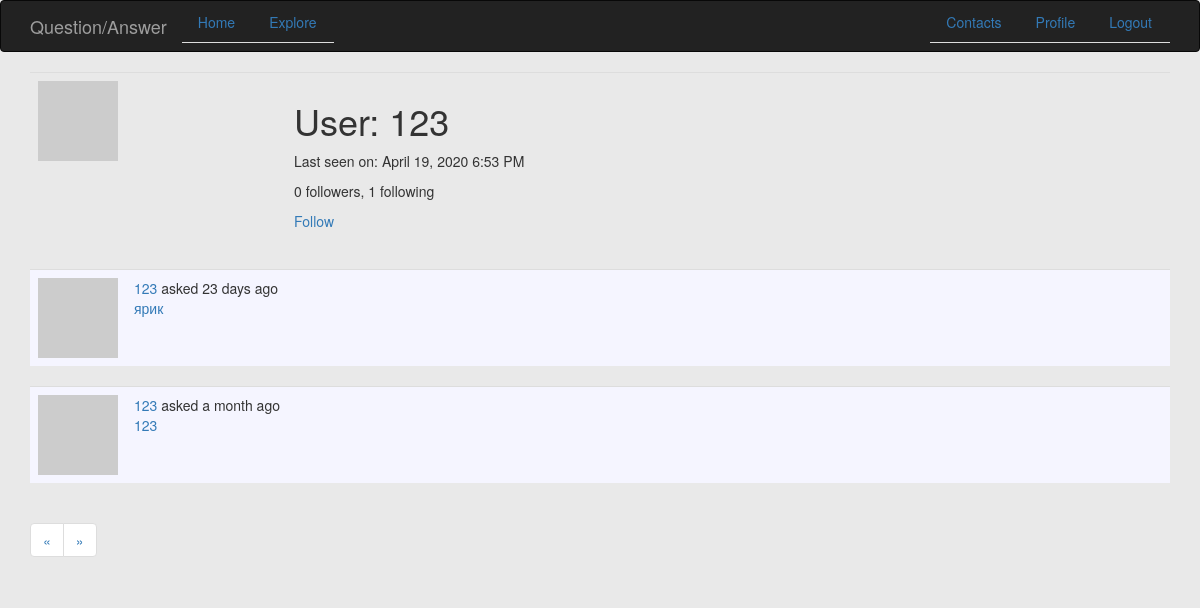
Before: /user/123 (signed in) with the older database file.
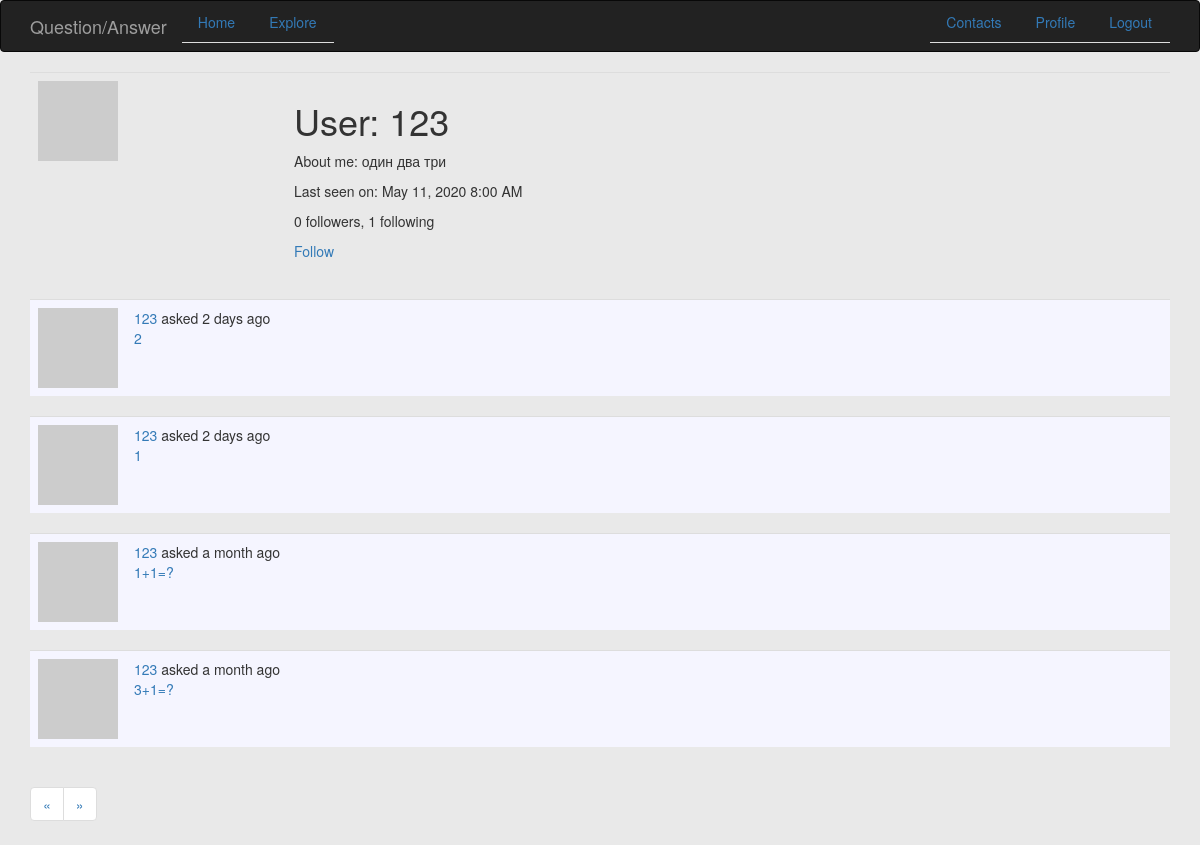
After: the same page with the newer database file.
### app/models.py (models this page shows, shortened)
class User(UserMixin, db.Model):
    id = db.Column(db.Integer, primary_key=True)
    username = db.Column(db.String(64), index=True, unique=True)
    email = db.Column(db.String(120), index=True, unique=True)
    password_hash = db.Column(db.String(128))
    posts = db.relationship('Post', backref='author', lazy='dynamic')
    answers = db.relationship('Answer', backref='author', lazy='dynamic')
    about_me = db.Column(db.String(140))
    last_seen = db.Column(db.DateTime, default=datetime.utcnow)
    followed = db.relationship(
        'User', secondary=followers,
        primaryjoin=(followers.c.follower_id == id),
        secondaryjoin=(followers.c.followed_id == id),
        backref=db.backref('followers', lazy='dynamic'), lazy='dynamic')
    def avatar(self, size):
        digest = md5(self.email.lower().encode('utf-8')).hexdigest()
        return 'https://www.gravatar.com/avatar/{}?d=identicon&s={}'.format(
            digest, size)
    def is_following(self, user):
        return self.followed.filter(
            followers.c.followed_id == user.id).count() > 0

class Post(db.Model):
    id = db.Column(db.Integer, primary_key=True)
    body = db.Column(db.String(140))
    timestamp = db.Column(db.DateTime, index=True, default=datetime.utcnow)
    user_id = db.Column(db.Integer, db.ForeignKey('user.id'))
    answers = db.relationship('Answer', backref='post', lazy='dynamic')

### app/routes.py (the view)
@app.route('/user/<username>')
@login_required
def user(username):
    user = User.query.filter_by(username=username).first_or_404()
    page = request.args.get('page', 1, type=int)
    posts = user.posts.order_by(Post.timestamp.desc()).paginate(
        page, app.config['POSTS_PER_PAGE'], False)
    next_url = url_for('user', username=user.username, page=posts.next_num) \
        if posts.has_next else None
    prev_url = url_for('user', username=user.username, page=posts.prev_num) \
        if posts.has_prev else None
    return render_template('user.html', user=user, posts=posts.items,
                           next_url=next_url, prev_url=prev_url)

### app/models.py (called while the page is built)
@login.user_loader
def load_user(id):
    return User.query.get(int(id))

### app/routes.py (called while the page is built)
@app.before_request
def before_request():
    if current_user.is_authenticated:
        current_user.last_seen = datetime.utcnow()
        db.session.commit()
    g.locale = str(get_locale())

### app/templates/user.html
{% extends "base.html" %}
{% block app_content %}
    <table class="table table-hover">
        <tr>
            <td width="256px"><img src="{{ user.avatar(200) }}"></td>
            <td>
                <h1>{{ _('User') }}: {{ user.username }}</h1>
                {% if user.about_me %}
                	<p>{{ _('About me') }}:  {{ user.about_me }}</p>
                {% endif %}
                {% if user.last_seen %}
                	<p>{{ _('Last seen on') }}: {{ moment(user.last_seen).format('LLL') }}</p>
                {% endif %}
                <p>{{ _('%(count)d followers', count=user.followers.count()) }}, {{ _('%(count)d following', count=user.followed.count()) }}</p>
                {% if user == current_user %}
                <p><a href="{{ url_for('edit_profile') }}">{{ _('Edit your profile') }}</a></p>
                {% elif not current_user.is_following(user) %}
                <p><a href="{{ url_for('follow', username=user.username) }}">{{ _('Follow') }}</a></p>
                {% else %}
                <p><a href="{{ url_for('unfollow', username=user.username) }}">{{ _('Unfollow') }}</a></p>
                {% endif %}
            </td>
        </tr>
    </table>
    {% for post in posts %}
        {% include '_post.html' %}
    {% endfor %}
    <nav aria-label="Page navigation example">
      <ul class="pagination">
        <li class="page-item">
          <a class="page-link" href="{{ prev_url or '#' }}" aria-label="Previous">
            <span aria-hidden="true">&laquo;</span>
          </a>
        </li>
        <li class="page-item">
          <a class="page-link" href="{{ next_url or '#' }}" aria-label="Next">
            <span aria-hidden="true">&raquo;</span>
          </a>
        </li>
      </ul>
    </nav>
{% endblock %}

### app/templates/_post.html (shortened to what this page needs)
<table class="table table-hover" style="background-color:#F5F5FF">
    <tr>
        <td width="70px">
            <a href="{{ url_for('user', username=post.author.username) }}">
                <img src="{{ post.author.avatar(70) }}" />
            </a>
        </td>
        <td>
            {{ _('%(username)s asked %(when)s',
                username=user_link, when=moment(post.timestamp).fromNow()) }}
            <br>
            <a href="{{url_for('question', quest_id = post.id)}}"> {{post.body}} </a>
        </td>
    </tr>
</table>

Changed rows visible on the page:
removed Post: body "ярик"
changed User: about_me (not shown) → "один два три"; last_seen "April 19, 2020 6:53 PM" → "May 11, 2020 8:00 AM"
added Post: body "2"
added Post: body "1"
added Post: body "1+1=?"
changed Post (number 4 of 4 on the later page): body "123" → "3+1=?"
Other visible differences:
text now shown: "About me :"
